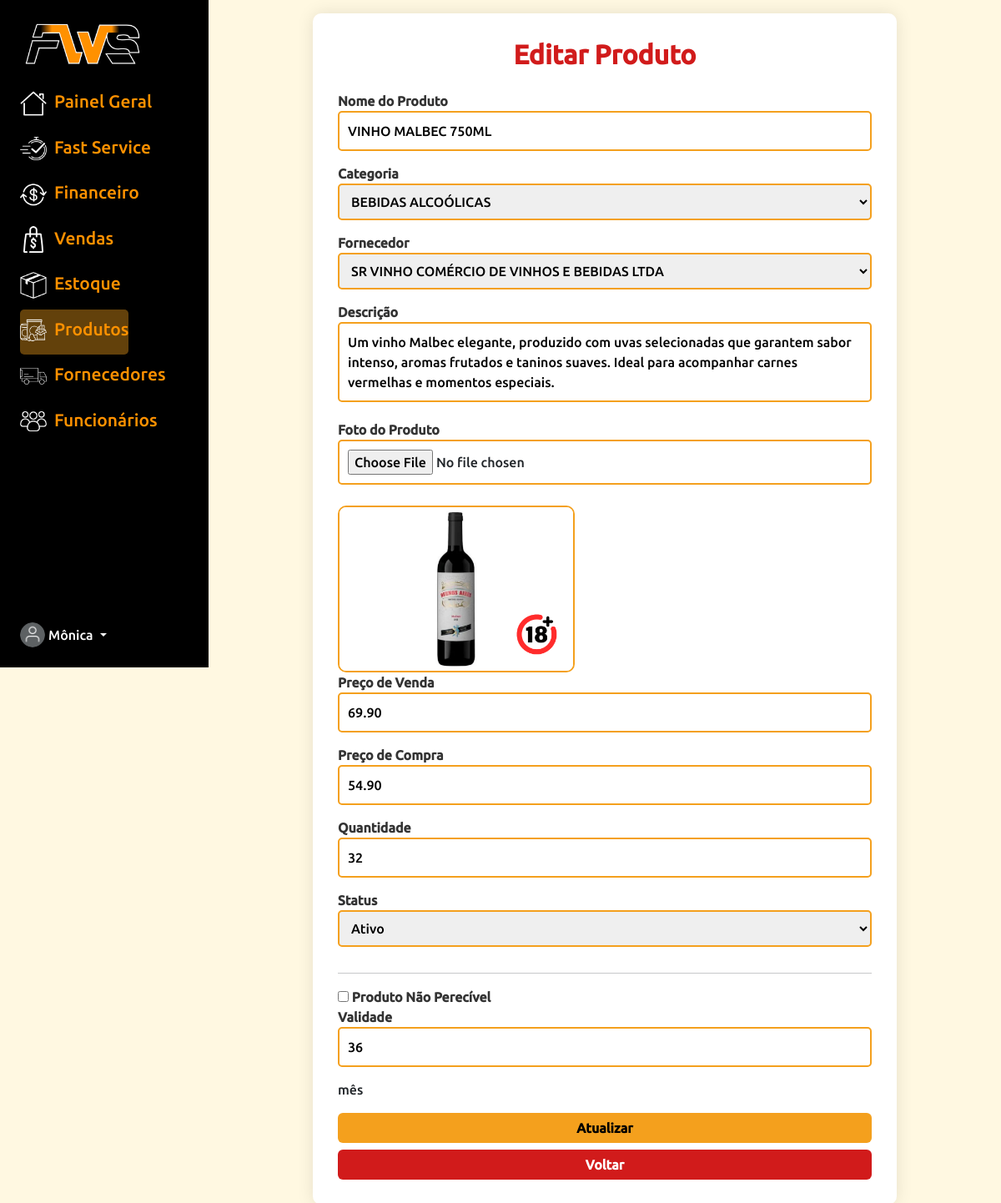
Page /FWS_ADM/produtos/HTML/editar_produto.php?id=1 (signed in) on the committed database.
### tables this page shows
CREATE TABLE IF NOT EXISTS `funcionarios` (
  `id` int(11) NOT NULL AUTO_INCREMENT,
  `nome` varchar(100) NOT NULL,
  `cpf` varchar(14) NOT NULL,
  `email` varchar(100) NOT NULL,
  `senha` varchar(255) NOT NULL,
  `nivel_permissao` tinyint(4) NOT NULL,
  `criado_em` timestamp NULL DEFAULT CURRENT_TIMESTAMP,
  `ultimo_login` datetime DEFAULT NULL,
  `ativo` tinyint(1) DEFAULT '1',
  PRIMARY KEY (`id`),
  UNIQUE KEY `cpf` (`cpf`),
  UNIQUE KEY `email` (`email`)
);

CREATE TABLE IF NOT EXISTS `produtos` (
  `id` int(11) NOT NULL AUTO_INCREMENT,
  `nome` varchar(100) NOT NULL,
  `categoria_id` int(11) NOT NULL,
  `fornecedor_id` int(11) NOT NULL,
  `descricao` text,
  `foto_produto` varchar(255) DEFAULT NULL,
  `preco_venda` decimal(10,2) DEFAULT NULL,
  `preco_compra` decimal(10,2) DEFAULT NULL,
  `estoque` int(11) DEFAULT '0',
  `validade_padrao_meses` int(11) DEFAULT NULL,
  `status` enum('ativo','inativo') DEFAULT 'ativo',
  `criado_em` timestamp NULL DEFAULT CURRENT_TIMESTAMP,
  PRIMARY KEY (`id`),
  UNIQUE KEY `id` (`id`),
  KEY `categoria_id` (`categoria_id`),
  KEY `fornecedor_id` (`fornecedor_id`),
  CONSTRAINT `produtos_ibfk_1` FOREIGN KEY (`categoria_id`) REFERENCES `categorias` (`id`),
  CONSTRAINT `produtos_ibfk_2` FOREIGN KEY (`fornecedor_id`) REFERENCES `fornecedores` (`id`)
);

### FWS_ADM/produtos/HTML/editar_produto.php (the view, shortened to what this page needs)
<?php
include "../../conn.php";
$id = $_SESSION['usuario_id_ADM'];
$stmt = $sql->prepare("SELECT nome FROM funcionarios WHERE id = ?");
$stmt->bind_param("i", $id);
$stmt->execute();
$stmt->bind_result($nome_adm);
$nome_adm = explode(" ", trim($nome_adm))[0];
$produto_id = intval($_GET['id']);
$stmt = $sql->prepare("SELECT nome, categoria_id, fornecedor_id, descricao, foto_produto, preco_venda, preco_compra, estoque, status, validade_padrao_meses
                       FROM produtos WHERE id = ?");
$stmt->bind_param("i", $produto_id);
$stmt->execute();
$result = $stmt->get_result();
$produto = $result->fetch_assoc();
$pagina = 'produtos';
?>
<!DOCTYPE html>
<html lang="pt-br">
<head>
    <link href="https://cdn.jsdelivr.net/npm/bootstrap@5.3.3/dist/css/bootstrap.min.css" rel="stylesheet">
      <link rel="stylesheet" href="../../menu_principal/CSS/menu_principal.css">
</head>
<body>
    <div class="container-fluid">
        <div class="row flex-nowrap">
            <div class="col-auto px-sm-2 px-0 bg-dark" id="fund">
                <div class="d-flex flex-column align-items-center align-items-sm-start px-3 pt-2 text-white min-vh-100"
                    id="menu">
                    <ul class="nav nav-pills flex-column mb-sm-auto mb-0 align-items-center align-items-sm-start">
                        <li id="logo-linha"><img src="../../menu_principal/IMG/logo_linhas.png"></li>
                        <li class="nav-item">
                            <a href="/fws/FWS_ADM/menu_principal/HTML/menu_principal1.php"
                                class="nav-link align-middle px-0 <?php if($pagina=='painel') echo 'active'; ?>" id="cor-fonte">
                                <img src="../../menu_principal/IMG/painelgeral.png">
                                <span class="ms-1 d-none d-sm-inline">Painel Geral</span>
                            </a>
                        </li>
                        <li><a href="/fws/FWS_ADM/fast_service/HTML/fast_service.php" class="nav-link align-middle px-0 <?php if($pagina=='fast') echo 'active'; ?>" id="cor-fonte">
                                <img src="../../menu_principal/IMG/fastservice.png">
                                <span class="ms-1 d-none d-sm-inline">Fast Service</span>
                            </a></li>
                        <li><a href="/fws/FWS_ADM/menu_financeiro/HTML/menu_financeiro.php" class="nav-link align-middle px-0 <?php if($pagina=='financeiro') echo 'active'; ?>" id="cor-fonte">
                                <img src="../../menu_principal/IMG/financeiro.png">
                                <span class="ms-1 d-none d-sm-inline">Financeiro</span>
                            </a></li>
                        <li><a href="/fws/FWS_ADM/menu_vendas/HTML/menu_venda.php" class="nav-link align-middle px-0 <?php if($pagina=='vendas') echo 'active'; ?>" id="cor-fonte">
                                <img src="../../menu_principal/IMG/vendaspai.png">
                                <span class="ms-1 d-none d-sm-inline">Vendas</span>
                            </a></li>
                        <li><a href="/fws/FWS_ADM/estoque/HTML/estoque.php" class="nav-link align-middle px-0 <?php if($pagina=='estoque') echo 'active'; ?>"
                                id="cor-fonte">
                                <img src="../../menu_principal/IMG/estoque.png">
                                <span class="ms-1 d-none d-sm-inline">Estoque</span>
                            </a></li>
                        <li><a href="/fws/FWS_ADM/produtos/HTML/lista_produtos.php"
                                class="nav-link align-middle px-0 <?php if($pagina=='produtos') echo 'active'; ?>" id="cor-fonte">
                                <img src="../../menu_principal/IMG/produtos.png">
                                <span class="ms-1 d-none d-sm-inline">Produtos</span>
                            </a></li>
                        <li><a href="/fws/FWS_ADM/fornecedores/HTML/lista_fornecedores.php"
                                class="nav-link align-middle px-0 <?php if($pagina=='fornecedores') echo 'active'; ?>" id="cor-fonte">
                                <img src="../../menu_principal/IMG/fornecedor.png">
                                <span class="ms-1 d-none d-sm-inline">Fornecedores</span>
                            </a></li>
                        <li><a href="/fws/FWS_ADM/funcionarios/HTML/menu_funcionarios.php" class="nav-link align-middle px-0 <?php if($pagina=='funcionarios') echo 'active'; ?>" id="cor-fonte">
                                <img src="../../menu_principal/IMG/funcionarios.png">
                                <span class="ms-1 d-none d-sm-inline">Funcionários</span>
                            </a></li>
                    </ul>
                    <div class="dropdown pb-4">
                        <a href="#" class="d-flex align-items-center text-white text-decoration-none dropdown-toggle"
                            data-bs-toggle="dropdown">
                            <img src="../../fotodeperfiladm.png" width="30" height="30" class="rounded-circle">
                            <span class="d-none d-sm-inline mx-1"><?= $nome_adm ?></span>
                        </a>
                    </div>
                </div>
            </div>
            <div class="col py-3" id="conteudo-principal">
                <div class="container">
                    <h2>Editar Produto</h2>
                    <form method="POST" enctype="multipart/form-data">
                        <label for="nome">Nome do Produto</label>
                        <input type="text" name="nome" id="nome"
                            value="<?php echo htmlspecialchars($produto['nome']); ?>" required>
                        <label for="categoria">Categoria</label>
                        <select name="categoria_id" id="categoria" required>
                            <?php
                        $query = "SELECT id, nome FROM categorias ORDER BY nome";
                        $result = $sql->query($query);
                        while($row = $result->fetch_assoc()) {
                            $selected = $produto['categoria_id'] == $row['id'] ? "selected" : "";
                            echo "<option value='{$row['id']}' $selected>" . htmlspecialchars($row['nome']) . "</option>";
                        }
                        ?>
                        </select>
                        <label for="fornecedor">Fornecedor</label>
                        <select name="fornecedor_id" id="fornecedor" required>
                            <?php
                        $query = "SELECT id, nome FROM fornecedores ORDER BY nome";
                        $result = $sql->query($query);
                        while($row = $result->fetch_assoc()) {
                            $selected = $produto['fornecedor_id'] == $row['id'] ? "selected" : "";
                            echo "<option value='{$row['id']}' $selected>" . htmlspecialchars($row['nome']) . "</option>";
                        }
                        ?>
                        </select>
                        <label for="descricao">Descrição</label>
                        <textarea name="descricao" id="descricao"
                            rows="3"><?php echo htmlspecialchars($produto['descricao']); ?></textarea>
                        <label for="foto">Foto do Produto</label>
                        <input type="file" name="foto" id="foto" accept="image/*">
                        <?php if($produto['foto_produto']): ?>
                        <img id="preview" src="<?php echo $produto['foto_produto']; ?>"
                            alt="Pré-visualização da imagem">
                        <?php else: ?>
                        <img id="preview" src="#" alt="Pré-visualização da imagem" style="display:none;">
                        <?php endif; ?>
                        <label for="preco_venda">Preço de Venda</label>
                        <input type="text" name="preco_venda" id="preco_venda"
                            value="<?php echo htmlspecialchars($produto['preco_venda']); ?>" required>
                        <label for="preco_compra">Preço de Compra</label>
                        <input type="text" name="preco_compra" id="preco_compra"
                            value="<?php echo htmlspecialchars($produto['preco_compra']); ?>" required>
                        <label for="estoque">Quantidade</label>
                        <input type="number" name="estoque" id="estoque"
                            value="<?php echo htmlspecialchars($produto['estoque']); ?>" min="0" required>
                        <label for="status">Status</label>
                        <select name="status" id="status" required>
                            <option value="ativo" <?php if($produto['status']=='ativo') echo "selected"; ?>>Ativo
                            </option>
                        </select>
                        <hr>
                        <label>
                            <input type="checkbox" id="nao_perecivel" name="nao_perecivel"
                                <?php if($produto['validade_padrao_meses'] == 0) echo 'checked'; ?>>
                            Produto Não Perecível
                        </label>
                        <div id="validade-container" class="campo-validade">
                            <label for="validade">Validade</label>
                            <input type="number" name="validade_padrao_meses" id="validade" min="1"
                                value="<?php echo $produto['validade_padrao_meses'] ? $produto['validade_padrao_meses'] : 1; ?>"
                                placeholder="Ex: 12">
                            <span id="texto-meses">mês</span>
                        </div>
                        <button type="submit" class="btn btn-primary mt-3">Atualizar</button>
                        <a href="lista_produtos.php" class="btn btn-secondary mt-2">Voltar</a>
                    </form>
                </div>
            </div>
        </div>
    </div>
</body>
</html>

### FWS_ADM/menu_principal/CSS/menu_principal.css (style rules this page uses)
.col { margin-left: 250px; }
#menu { background-color: black; }
#fund { background-color: black !important; position: fixed; left: 0; top: 0; height: 100vh; overflow-y: auto; z-index: 1000; }
#cor-fonte { color: #ff9100; font-size: 21px; padding-bottom: 13px; }
#cor-fonte img { width: 32px; }
#logo-linha img { width: 150px; }
.nav-link { width: 100%; display: block; border-radius: 10px; }
.nav-link.active { background-color: #f4a21d67 !important; border-radius: 5px; }

### FWS_ADM/produtos/HTML/editar_produto.php (style rules this page uses)
body { background-color: #fff8e1; margin: 0; }
#fund { position: fixed; top: 0; left: 0; height: 100vh; width: 250px; background-color: black !important; overflow-y: auto; z-index: 1000; }
#menu { background-color: black; }
#fund { background-color: black !important; }
#cor-fonte { color: #ff9100; font-size: 21px; padding-bottom: 13px; }
#cor-fonte img { width: 32px; }
#logo-linha img { width: 150px; }
.nav-link { width: 100%; display: block; border-radius: 10px; }
.nav-link.active { background-color: #f4a21d67 !important; border-radius: 5px; }
#conteudo-principal { margin-left: 250px; padding: 40px; }
.container { max-width: 700px; margin: auto; background: white; padding: 30px; border-radius: 10px; box-shadow: 0 0 20px rgba(0, 0, 0, 0.1); }
h2 { text-align: center; margin-bottom: 25px; color: #d11b1b; font-weight: bold; }
label { font-weight: 600; color: #333; }
input[type="text"], input[type="number"], select, textarea, input[type="file"] { width: 100%; padding: 10px; border: 2px solid #f4a01d; border-radius: 5px; font-size: 16px; margin-bottom: 15px; }
textarea { resize: none; }
.btn-primary { background-color: #f4a01d; border: none; color: black; font-weight: bold; width: 100%; transition: 0.3s; }
.btn-secondary { background-color: #d11b1b; border: none; color: white; font-weight: bold; width: 100%; }
#preview { max-width: 300px; max-height: 200px; border-radius: 10px; border: 2px solid #f4a01d; display: block; margin-top: 10px; }

### rows in the picture
funcionarios: nome "Mônica"
produtos: nome "VINHO MALBEC 750ML", descricao "Um vinho Malbec elegante, produzido com uvas selecionadas que garantem sabor intenso, aromas frutados e taninos suaves. Ideal para acompanhar carnes vermelhas e momentos especiais.", foto_produto (picture), preco_venda "69.90", preco_compra "54.90", estoque "32", status "Ativo", validade_padrao_meses "36"

### other values in the picture
form field categoria_id "BEBIDAS ALCOÓLICAS"
form field fornecedor_id "SR VINHO COMÉRCIO DE VINHOS E BEBIDAS LTDA"
